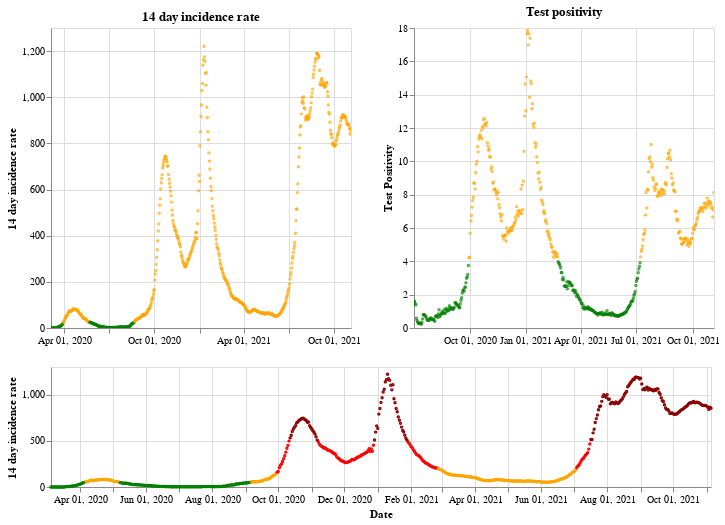

Source (notebook cell):
### Markdown cell above
## Northern Ireland

### Code cell
plot_traffic_light('Northern Ireland')

### Figure 1 — Vega-Lite specification as saved in the notebook (floating-point values rounded to 4 significant figures; data arrays with more than 128 entries replaced by an {"elided": "..."} marker saying what was removed)
{"config": {"view": {"continuousWidth": 400, "continuousHeight": 300}}, "vconcat": [{"hconcat": [{"mark": {"type": "point", "size": 2}, "encoding": {"color": {"condition": {"value": "green", "test": "(datum.twoWeeklyCasesRate <= 25)"}, "value": "orange"}, "tooltip": [{"type": "nominal", "field": "areaName"}, {"type": "temporal", "field": "date"}, {"type": "quantitative", "field": "twoWeeklyCasesRate"}, {"type": "quantitative", "field": "testPositivity"}], "x": {"type": "temporal", "axis": {"title": ""}, "field": "date", "scale": {"domain": {"selection": "DateBrush"}}, "timeUnit": "yearmonthdate"}, "y": {"type": "quantitative", "axis": {"title": "14 day incidence rate"}, "field": "twoWeeklyCasesRate"}}, "title": "14 day incidence rate", "width": 300}, {"mark": {"type": "point", "size": 2}, "encoding": {"color": {"condition": {"value": "green", "test": "(datum.testPositivity <= 4)"}, "value": "orange"}, "tooltip": [{"type": "nominal", "field": "areaName"}, {"type": "temporal", "field": "date"}, {"type": "quantitative", "field": "twoWeeklyCasesRate"}, {"type": "quantitative", "field": "testPositivity"}], "x": {"type": "temporal", "axis": {"title": ""}, "field": "date", "scale": {"domain": {"selection": "DateBrush"}}, "timeUnit": "yearmonthdate"}, "y": {"type": "quantitative", "axis": {"title": "Test Positivity"}, "field": "testPositivity"}}, "title": "Test positivity", "width": 300}]}, {"layer": [{"mark": {"type": "point", "size": 2}, "encoding": {"color": {"condition": {"value": "orange", "test": "(((datum.testPositivity < 4) && (datum.twoWeeklyCasesRate >= 50)) && (datum.twoWeeklyCasesRate < 200))"}, "value": "red"}, "opacity": {"condition": {"value": 1, "test": "((datum.twoWeeklyCasesRate >= 50) && (datum.twoWeeklyCasesRate < 500))"}, "value": 0}, "tooltip": [{"type": "nominal", "field": "areaName"}, {"type": "temporal", "field": "date"}, {"type": "quantitative", "field": "twoWeeklyCasesRate"}, {"type": "quantitative", "field": "testPositivity"}], "x": {"type": "temporal", "axis": {"title": "Date"}, "field": "date", "timeUnit": "yearmonthdate"}, "y": {"type": "quantitative", "axis": {"title": "14 day incidence rate"}, "field": "twoWeeklyCasesRate"}}, "selection": {"DateBrush": {"type": "interval", "encodings": ["x"], "fields": ["Time"]}}}, {"mark": {"type": "point", "size": 2}, "encoding": {"color": {"value": "darkred"}, "opacity": {"condition": {"value": 1, "test": "(datum.twoWeeklyCasesRate >= 500)"}, "value": 0}, "tooltip": [{"type": "nominal", "field": "areaName"}, {"type": "temporal", "field": "date"}, {"type": "quantitative", "field": "twoWeeklyCasesRate"}, {"type": "quantitative", "field": "testPositivity"}], "x": {"type": "temporal", "axis": {"title": "Date"}, "field": "date", "timeUnit": "yearmonthdate"}, "y": {"type": "quantitative", "axis": {"title": "14 day incidence rate"}, "field": "twoWeeklyCasesRate"}}}, {"mark": {"type": "point", "size": 2}, "encoding": {"color": {"condition": {"value": "green", "test": "((datum.testPositivity < 4) && (datum.twoWeeklyCasesRate < 50))"}, "value": "orange"}, "opacity": {"condition": {"value": 1, "test": "(datum.twoWeeklyCasesRate < 50)"}, "value": 0}, "tooltip": [{"type": "nominal", "field": "areaName"}, {"type": "temporal", "field": "date"}, {"type": "quantitative", "field": "twoWeeklyCasesRate"}, {"type": "quantitative", "field": "testPositivity"}], "x": {"type": "temporal", "axis": {"title": "Date"}, "field": "date", "timeUnit": "yearmonthdate"}, "y": {"type": "quantitative", "axis": {"title": "14 day incidence rate"}, "field": "twoWeeklyCasesRate"}}}], "height": 120, "width": 660}], "data": {"name": "data-078ad8bb4e82e0cf353e1c35d069d213"}, "$schema": "https://vega.github.io/schema/vega-lite/v4.8.1.json", "datasets": {"data-078ad8bb4e82e0cf353e1c35d069d213": {"elided": "611 records"}}}
